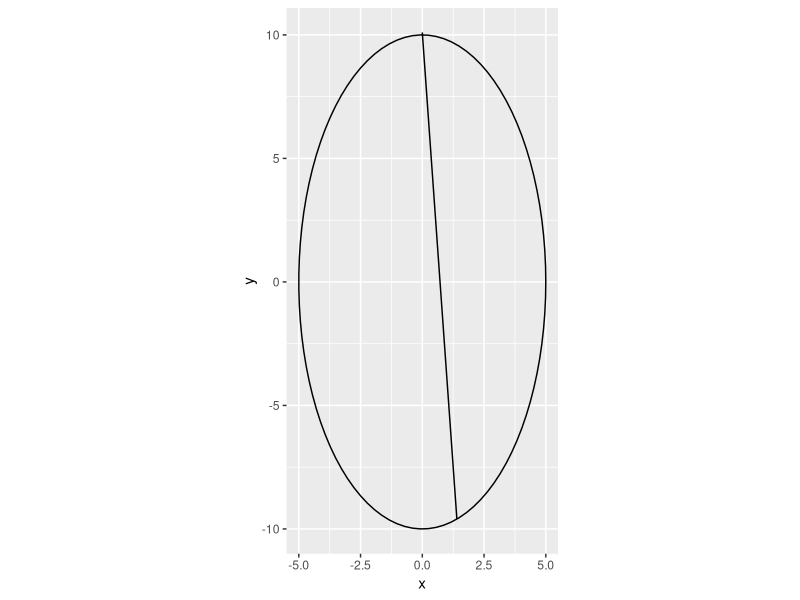

Write R code to recreate this figure. (Note: a time limit stopped this script after it produced the figure.)
## ---- chunk 1
knitr::opts_chunk$set(echo = TRUE)
## ---- chunk 2
slope <- function(x,y){
  -4*x/y
}
## ---- chunk 3
positioner <- data.frame(x = c(0,1.4), y = c(10.1,-9.6))
## ---- chunk 4
library(tidyverse)
a <- 5
b <- 10
theta <- seq(0,2*pi,length.out = 100)
x <- a*cos(theta)
y <- b * sin(theta)
ellipse_df <- data.frame(x,y)
ellipse_df %>% 
  ggplot(aes(x,y))+
  geom_path() +
  coord_fixed() +
  geom_path(positioner, mapping = aes(x,y))
## ---- chunk 5
points2vector <- function(x1,y1,x2,y2){
  v <- c(x2-x1,y2-y1)
  norm <- sqrt(sum(v^2))
  v/norm
}

## ---- chunk 6
normal_vektor <- function(x,y){
  n_x <- 8*x
  n_y <- 2*y
  norm <- sqrt(n_x^2 + n_y^2)
  norm_x <- n_x / norm
  norm_y <- n_y / norm
  
  return(c(norm_x, norm_y))
}
## ---- chunk 7
refleks_vektor <- function(x1,y1,x2,y2){
  indfald <- points2vector(x1,y1,x2,y2)
  norm_vektor <- normal_vektor(x2,y2)
  prik_prod <- sum(indfald*norm_vektor)
  indfald - 2*prik_prod*norm_vektor
}

## ---- chunk 8
t_cut <- function(x1,y1,x2,y2){
  a <- 5
  b <- 10
  x0 <- x2
  y0 <- y2
  vx <- refleks_vektor(x1,y1,x2,y2)[1]
  vy <- refleks_vektor(x1,y1,x2,y2)[2]
  
  A <- (vx^2/a^2) + (vy^2/b^2)
  B <- 2*((x0*vx/a^2)+ y0*vy/b^2)
  C <- x0^2/a^2 + y0^2/b^2 - 1
  D <- B^2 - 4*A*C  # diskriminanten Her bør der altid være to reelle løsninger!
  
  t1 <- (-B + sqrt(D)) / (2*A)
  t2 <- (-B - sqrt(D)) / (2*A)
  
  # den ene af løsningerne skal altid være (meget tæt på) 0
  res <- c(t1,t2)
  
  res[abs(res) > 1e-6]
}

## ---- chunk 9
next_point <- function(x1,y1,x2,y2){
  t <- t_cut(x1,y1,x2,y2)
  v <- refleks_vektor(x1,y1,x2,y2)
  c(x2,y2) + t*v
}

next_point(0,10.1,    1.4,-9.6)

## ---- chunk 10
next_position <- function(df){
  gl_pos <- df %>% tail(2)
  x1 <- gl_pos[1,1]
  x2 <- gl_pos[2,1]
  y1 <- gl_pos[1,2]
  y2 <- gl_pos[2,2]

  næste <- next_point(x1,y1,x2,y2)

  df %>% add_row(x=næste[1], y = næste[2])
  
}
positioner <- data.frame(x = c(0,1.4), y = c(10.1,-9.6))

gl_pos <- positioner %>% tail(2)
  x1 <- gl_pos[1,1]
  x2 <- gl_pos[2,1]
  y1 <- gl_pos[1,2]
  y2 <- gl_pos[2,2]

  næste <- next_point(x1,y1,x2,y2)
næste

between(x, 1,2)
nyeste_x <- 5
nyeste_y <- 5
while(!(between(nyeste_x, -0.01, 0.01) & nyeste_y > 9.9)){
  positioner <- next_position(positioner)
  nyeste_x <<- positioner %>% 
    tail(1) %>% 
    pull(x)
  nyeste_y <<- positioner %>% 
    tail(1) %>% 
    pull(y)
  }

## ---- chunk 11
x <- 0.01
sqrt(100-4*x^2)

9.99998
## ---- chunk 12
ellipse_df %>% 
  ggplot(aes(x,y))+
  geom_path() +
  coord_fixed() +
  geom_path(positioner, mapping = aes(x,y))
## ---- chunk 13
nrow(positioner) - 2
